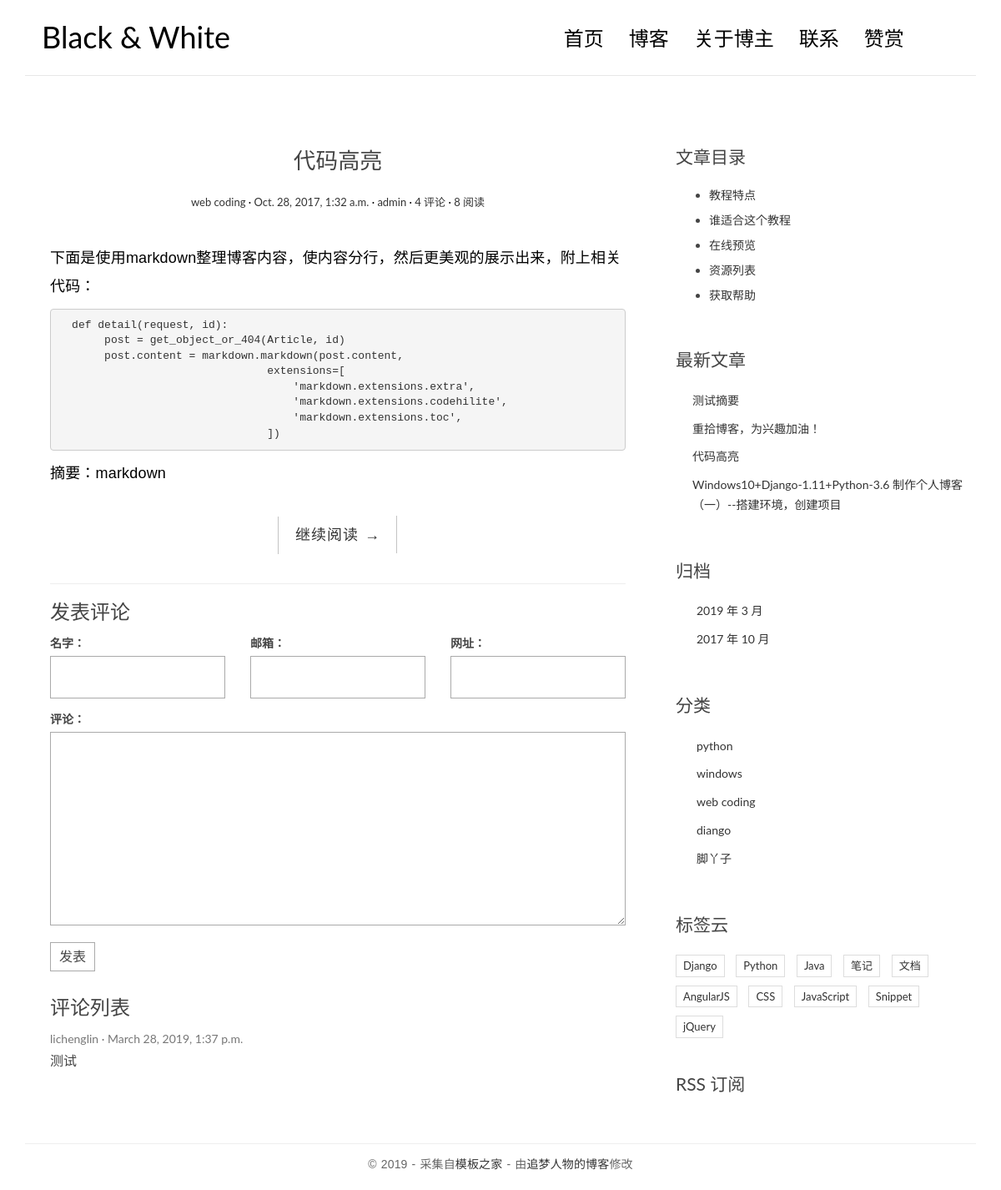
Screenshot of /post/3/ with the database file from the repository.
### blog/models.py (models this page shows, shortened)
class Article(models.Model):
	title = models.CharField(max_length=70)  # 文章标题
	content = models.TextField(blank=True, null=True)  # 文章内容
	create_date = models.DateTimeField(auto_now_add=True)  # 创建日期
	modified_date = models.DateTimeField(auto_now_add=True)  # 修改日期
	excerpt = models.CharField(max_length=200, blank=True)  # 摘要
	category = models.ForeignKey(Category)  # 文章分类
	tags = models.ManyToManyField(Tag, blank=True)  # 标签
	author = models.ForeignKey(User)  # 作者
	views = models.PositiveIntegerField(default=0)  # 阅读量
	class Meta:
		ordering = ['-create_date']
	def get_absolute_url(self):
		return reverse('blog:article_detail', kwargs={'id': self.id})
	def increase_views(self):
		self.views += 1
		self.save(update_fields=['views'])
	def save(self, *args, **kwargs):
		if not self.excerpt:  # 如果没有填写摘要
			md = markdown.Markdown(extensions=[
				'markdown.extensions.extra',
				'markdown.extensions.codehilite',
			])
			self.excerpt = strip_tags(md.convert(self.content))[:54]
		super(Article, self).save(*args, **kwargs)

class Category(models.Model):
	name = models.CharField(max_length=100)

### comments/models.py (models this page shows, shortened)
@python_2_unicode_compatible  # 兼容python2
class Comment(models.Model):
	name = models.CharField(max_length=100)
	email = models.EmailField(max_length=100)
	url = models.URLField(blank=True)
	text = models.TextField()
	create_date = models.DateTimeField(auto_now_add=True)
	article = models.ForeignKey('blog.Article')

### blog/views.py (the view)
# urls.py: url(r'^post/(?P<id>[0-9]+)/$', views.article_detail, name='article_detail'),
def article_detail(request, id):
	post = get_object_or_404(Article, id=id)
	post.increase_views()
	post.content = markdown.markdown(post.content,
							extensions=[
								'markdown.extensions.extra',
								'markdown.extensions.codehilite',
								'markdown.extensions.toc',
							])
	form = CommentForm()
	comment_list = post.comment_set.all()
	context = {'post': post,
				'form': form,
				'comment_list': comment_list
			}
	return render(request, 'blog/article_detail.html', context=context)

### comments/forms.py
class CommentForm(forms.ModelForm):
	class Meta:
		model = Comment
		fields = ['name', 'email', 'url', 'text']

### blog/templatetags/blog_tags.py (called while the page is built)
@register.simple_tag
def get_recent_articles(num=5):
	return Article.objects.all().order_by('-create_date')[:num]

@register.simple_tag
def get_month_articles():
	return Article.objects.dates('create_date', 'month', order='DESC')

@register.simple_tag
def get_categories():
	return Category.objects.all()

### templates/blog/article_detail.html (shortened to what this page needs)
{% extends 'home.html' %}
{% block main %}
	<article class="post post-{{ post.id }}">
		<header class="entry-header">
			<h1 class="entry-title">{{ post.title }}</h1>
			<div class="entry-meta">
				<span class="post-category"><a href="#">{{ post.category.name }}</a></span>
				<span class="post-date"><a href="#"><time class="entry-date" datetime="{{ post.create_date }}">{{ post.create_date }}</time></a></span>
				<span class="post-author"><a href="#">{{ post.author }}</a></span>
				<span class="comments-link"><a href="#">4 评论</a></span>
				<span class="views-count"><a href="#">{{ post.views }} 阅读</a></span>
			</div>
		</header>
		<div class="entry-content clearfix">
			<p>{{ post.content|safe }}</p>
			<p>摘要：{{ post.excerpt }}</p>
			<div class="read-more cl-effect-14">
				<a href="{{ post.get_absolute_url }}" class="more-link">继续阅读 <span class="meta-nav">→</span></a>
			</div>
		</div>
	</article>
	<section class="comment-area">
		<hr>
		<h3>发表评论</h3>
		<form action="{% url 'comments:article_comment' post.id %}" method="post" class="comment-form">
			<div class="row">
				<div class="col-md-4">
					<label for="{{ form.name.id_for_label }}">名字：</label>
					{{ form.name }}
				</div>
				<div class="col-md-4">
					<label for="{{ form.email.id_for_label }}">邮箱：</label>
					{{ form.email }}
				</div>
				<div class="col-md-4">
					<label for="{{ form.url.id_for_label }}">网址：</label>
					{{ form.url }}
				</div>
				<div class="col-md-12">
					<label for="{{ form.text.id_for_label }}">评论：</label>
					{{ form.text }}
					<button type="submit" class="comment-btn">发表</button>
				</div>
			</div>
		</form>
		<div class="comment-list-panel">
			<h3>评论列表</h3>
			<ul class="comment-list list-unstyled">
				{% for comment in comment_list %}
				<li class="comment-item">
					<span class="nickname">{{ comment.name }}</span>
					<time class="submit-date">{{ comment.create_date }}</time>
					<div class="text">
						{{ comment.text }}
					</div>
				</li>
				{% empty %}
				暂无评论！
				{% endfor %}
			</ul>
		</div>
    </section>
{% endblock main %}
{% block toc %}
    <div class="widget widget-content">
        <h3 class="widget-title">文章目录</h3>
        <ul>
            <li>
                <a href="#">教程特点</a>
            </li>
            <li>
                <a href="#">谁适合这个教程</a>
            </li>
            <li>
                <a href="#">在线预览</a>
            </li>
            <li>
                <a href="#">资源列表</a>
            </li>
            <li>
                <a href="#">获取帮助</a>
            </li>
        </ul>
    </div>
{% endblock toc %}

### templates/home.html (shortened to what this page needs)
<!DOCTYPE html>
{% load staticfiles %}
{% load blog_tags %}
<html>
<head>
	<link rel="stylesheet" href="https://cdn.bootcss.com/bootstrap/3.3.7/css/bootstrap.min.css">
    <link rel="stylesheet" href="http://code.ionicframework.com/ionicons/2.0.1/css/ionicons.min.css">
	<link rel="stylesheet" href="{% static 'blog/css/pace.css' %}">
    <link rel="stylesheet" href="{% static 'blog/css/custom.css' %}">
	<link rel="stylesheet" href="{% static 'blog/css/highlights/github.css' %}">
</head>
<body>
<div class="container">
    <header id="site-header">
        <div class="row">
            <div class="col-md-4 col-sm-5 col-xs-8">
                <div class="logo">
                    <h1><a href="{% url 'blog:home' %}"><b>Black &amp; White</b></a></h1>
                </div>
            </div>
            <div class="col-md-8 col-sm-7 col-xs-4">
                <nav class="main-nav" role="navigation">
                    <div class="collapse navbar-collapse" id="bs-example-navbar-collapse-1">
                        <ul class="nav navbar-nav navbar-right">
                            <li class="cl-effect-11"><a href="{% url 'blog:home' %}" data-hover="首页">首页</a></li>
                            <li class="cl-effect-11"><a href="{% url 'blog:home' %}" data-hover="博客">博客</a></li>
                            <li class="cl-effect-11"><a href="{% url 'blog:about_author' %}" data-hover="关于博主">关于博主</a></li>
                            <li class="cl-effect-11"><a href="{% url 'blog:contact' %}" data-hover="联系">联系</a></li>
                            <li class="c1-effect-11"><a href="{% url 'blog:reward' %}" data-hover="赞赏">赞赏</a></li>
                        </ul>
                    </div>
                </nav>
            </div>
        </div>
    </header>
</div>
<div class="content-body">
    <div class="container">
        <div class="row">
            {% block page-body %}
                <main class="col-md-8">
                    {% block main %}
                    {% endblock main %}
                </main>
                <aside class="col-md-4">
                    {% block toc %}
                    {% endblock toc %}
                    <div class="widget widget-recent-posts">
                        <h3 class="widget-title">最新文章</h3>
                        {% get_recent_articles as recent_article_list %}
                        <ul>
                            {% for post in recent_article_list %}
                                <li>
                                    <a href="{{ post.get_absolute_url }}">{{ post.title }}</a>
                                </li>
                            {% empty %}
                                暂时没有文章！
                            {% endfor %}
                        </ul>
                    </div>
                    <div class="widget widget-archives">
                        <h3 class="widget-title">归档</h3>
                        {% get_month_articles as date_list %}
                        <ul>
                            {% for date in date_list %}
                            <li>
                                <a href="{% url 'blog:archive_date' date.year date.month %}">
                                {{ date.year }} 年 {{ date.month }} 月</a>
                            </li>
                            {% empty %}
                                暂无归档！
                            {% endfor %}
                        </ul>
                    </div>
                    <div class="widget widget-category">
                        <h3 class="widget-title">分类</h3>
                        {% get_categories as category_list %}
                        <ul>
                            {% for category in category_list %}
                            <li>
                                <a href="{% url 'blog:category_article' category.id %}">{{ category.name }} </a>
                            </li>
                            {% empty %}
                                暂无分类！
                            {% endfor %}
                        </ul>
                    </div>
                    <div class="widget widget-tag-cloud">
                        <h3 class="widget-title">标签云</h3>
                        <ul>
                            <li>
                                <a href="#">Django</a>
                            </li>
                            <li>
                                <a href="#">Python</a>
                            </li>
                            <li>
                                <a href="#">Java</a>
                            </li>
                            <li>
                                <a href="#">笔记</a>
                            </li>
                            <li>
                                <a href="#">文档</a>
                            </li>
                            <li>
                                <a href="#">AngularJS</a>
                            </li>
                            <li>
                                <a href="#">CSS</a>
                            </li>
                            <li>
                                <a href="#">JavaScript</a>
                            </li>
                            <li>
                                <a href="#">Snippet</a>
                            </li>
                            <li>
                                <a href="#">jQuery</a>
                            </li>
                        </ul>
                    </div>
                    <div class="rss">
                        <a href="{% url 'rss' %}"> RSS 订阅</a>
                    </div>
                </aside>
            {% endblock page-body %}
        </div>
    </div>
</div>
<footer id="site-footer">
    <div class="container">
        <div class="row">
            <div class="col-md-12">
                <p class="copyright">&copy 2019 - 采集自<a href="http://www.cssmoban.com/"
                                                        target="_blank" title="模板之家">模板之家</a>
                    - 由<a href="http://zmrenwu.com/" title="网页模板" target="_blank">追梦人物的博客</a>修改
                </p>
            </div>
        </div>
    </div>
</footer>
</body>
</html>

### rows the page displays
Article: title "代码高亮", category.name "web coding", create_date "Oct. 28, 2017, 1:32 a.m.", author "admin", views "8", content "下面是使用markdown整理博客内容，使内容分行，然后更美观的展示出来，附上相关代码： def detail(request, id): post = get_object_or_404(Article, id) post.content = markdown.markdown(post.content, extensions=[ 'markdown.extensions.extra', 'markdown.extensions.codehilite', 'markdown.extensions.toc', ])", excerpt "markdown"
Comment: name "lichenglin", create_date "March 28, 2019, 1:37 p.m.", text "测试"
Article: title "测试摘要"
Article: title "重拾博客，为兴趣加油！"
Article: title "Windows10+Django-1.11+Python-3.6 制作个人博客（一）--搭建环境，创建项目"
Category: name "python"
Category: name "windows"
Category: name "web coding"
Category: name "diango"
Category: name "脚丫子"

### other values shown
{{ date.year }} "2019" "2017"
{{ date.month }} "3" "10"
